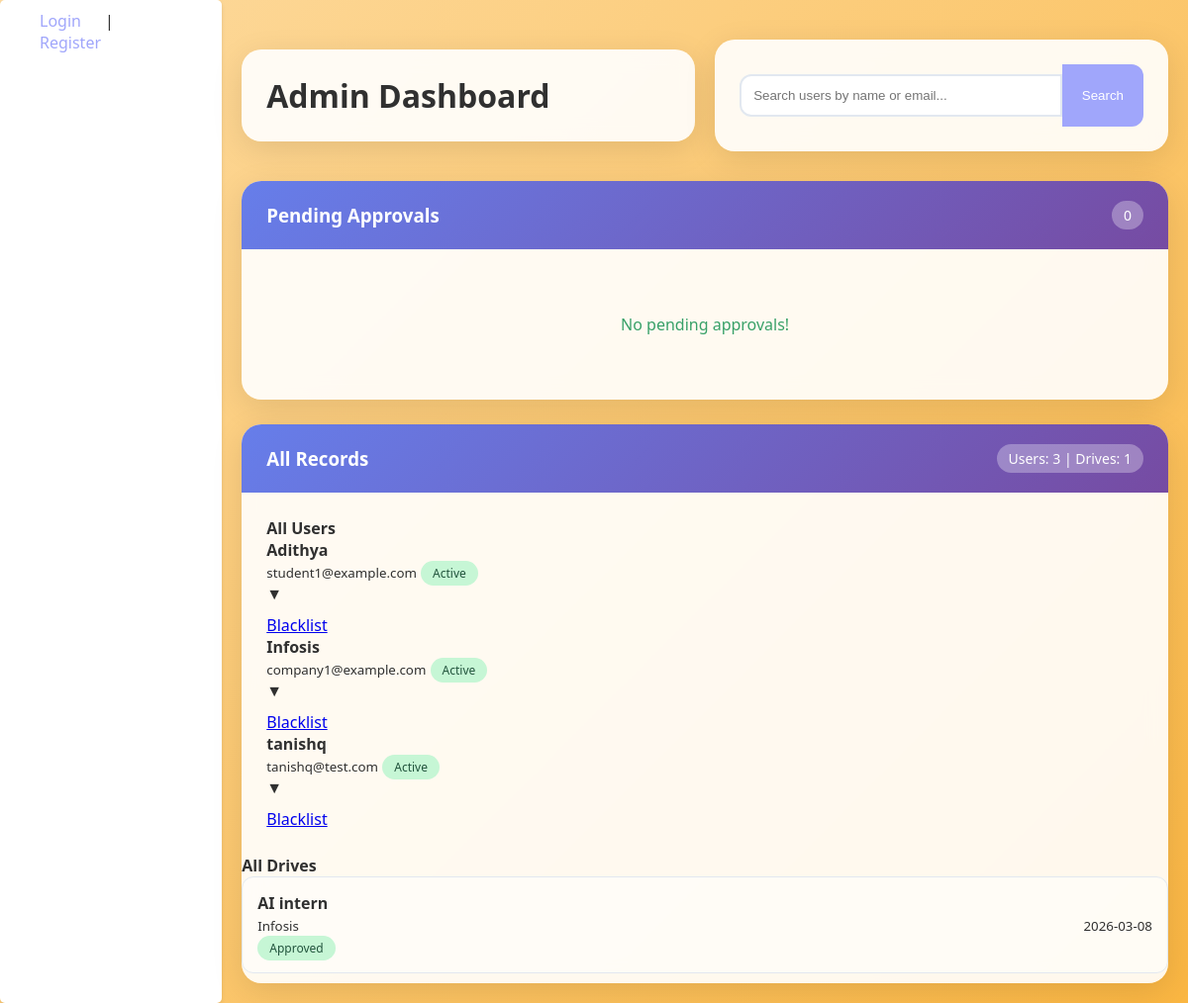
The app's page /admin/dashboard (signed in), older data.
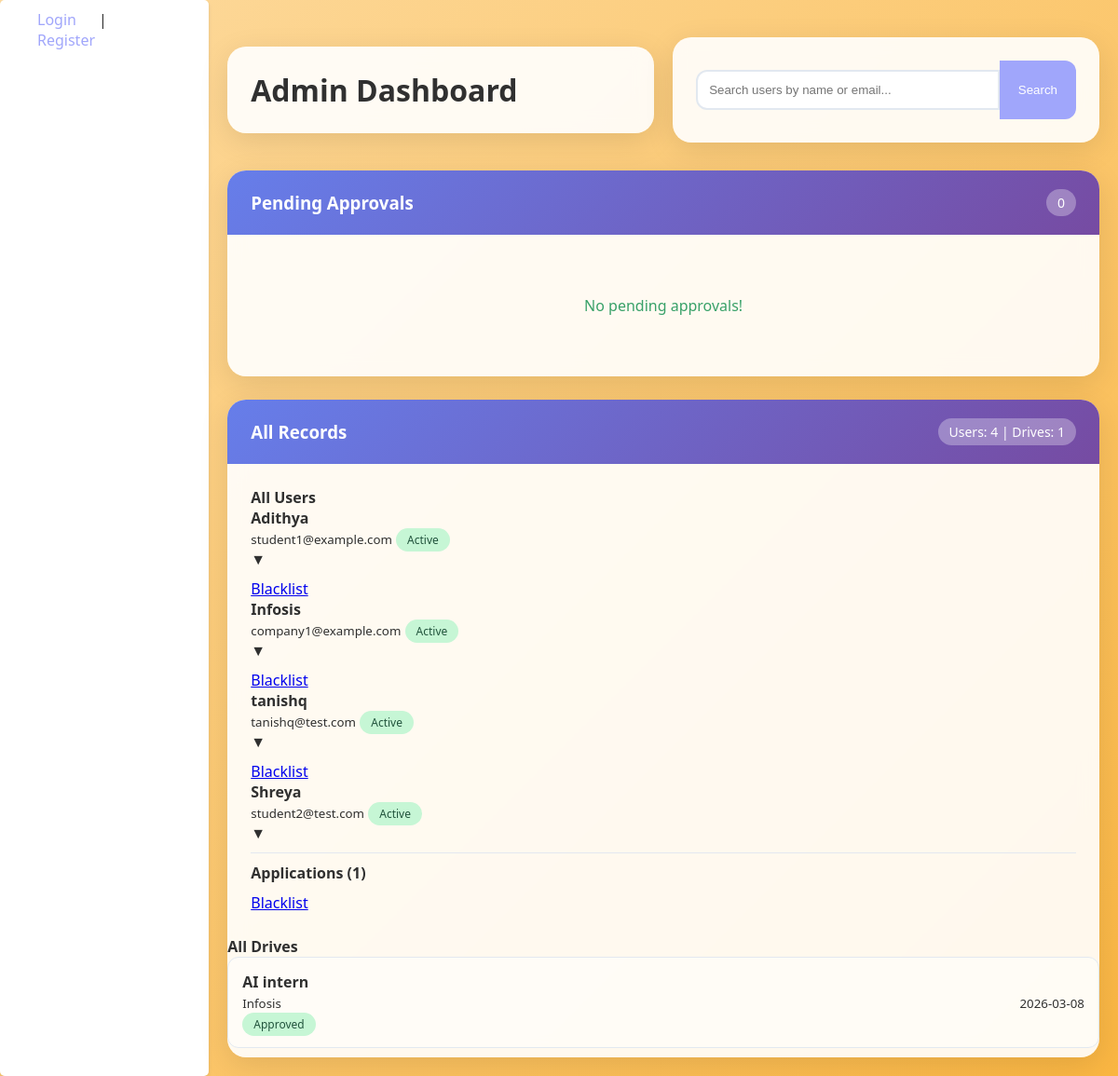
The same page, newer data.
### app.py (models this page shows)
class User(db.Model, UserMixin):
    id = db.Column(db.Integer, primary_key=True)
    email = db.Column(db.String(120), unique=True, nullable=False)
    password = db.Column(db.String(255), nullable=False)
    role = db.Column(db.String(50), nullable=False)
    name = db.Column(db.String(100), nullable=False)
    is_approved = db.Column(db.Boolean, default=False)
    is_active = db.Column(db.Boolean, default=True)

class placementDrive(db.Model):
    __tablename__ = 'placementDrive'
    id = db.Column(db.Integer, primary_key=True)
    company_name = db.Column(db.String(100), nullable=False)
    job_role = db.Column(db.String(100), nullable=False)
    description = db.Column(db.Text, nullable=False)
    eligibility_criteria = db.Column(db.Text, nullable=False)
    application_deadline = db.Column(db.DateTime, nullable=False)
    status = db.Column(db.String(50), default='Pending')
    company_id = db.Column(db.Integer, db.ForeignKey('user.id'), nullable=False)

### app.py (the view)
@app.route('/admin/dashboard')
@login_required
def admin_dashboard():
    if current_user.role != 'admin':
        return redirect(url_for('login'))
    stats = {
        'students': User.query.filter_by(role='student').count(),
        'companies': User.query.filter_by(role='company').count(),
        'drives': placementDrive.query.count(),
        'applications': Application.query.count()
    }
    pending_users = User.query.filter_by(is_approved=False, is_active=True).all()
    pending_drives = placementDrive.query.filter_by(status='Pending').all()
    all_users = User.query.filter(User.role != 'admin').all()
    all_drives = placementDrive.query.all()
    applications_count = {
    u.id: Application.query.filter_by(student_id=u.id).count()
    for u in all_users
    }
    student_profiles = {p.user_id: p for p in studentProfile.query.all()}
    company_profiles = {p.user_id: p for p in companyProfile.query.all()}
    return render_template(
        'admin_dash.html',
        stats=stats,
        pending_users=pending_users,
        pending_drives=pending_drives,
        all_users=all_users,
        all_drives=all_drives,
        student_profiles=student_profiles,
        company_profiles=company_profiles,
        applications_count=applications_count
    )

### app.py (called while the page is built)
@login_manager.user_loader
def load_user(user_id):
    return User.query.get(int(user_id))

### templates/admin_dash.html (shortened to what this page needs)
{% extends 'base.html' %}
{% block content %}
<div class="dashboard-wrapper">
    <div class="header-row">
        <div class="title-card">
            <h1>Admin Dashboard</h1>
        </div>
        <div class="search-card">
            <form method="GET" action="{{ url_for('search_users') }}">
                <div style="display: flex;">
                    <input type="text" name="q" placeholder="Search users by name or email..."
                           style="flex: 1; padding: 12px; border: 2px solid #e2e8f0; border-radius: 12px 0 0 12px;">
                    <button type="submit" class="btn btn-primary" style="border-radius: 0 12px 12px 0; padding: 12px 20px;">Search</button>
                </div>
            </form>
        </div>
    </div>
    <div class="content-row">
        <div class="function-card">
            <div class="card-header">
                <h3>Pending Approvals</h3>
                <span class="count">{{ pending_users|length + pending_drives|length }}</span>
            </div>
            <div class="card-body">
                {% if not pending_users and not pending_drives %}
                <div style="text-align: center; padding: 40px; color: #38a169;">
                    No pending approvals!
                </div>
                {% endif %}
            </div>
        </div>
        <div class="function-card">
            <div class="card-header">
                <h3>All Records</h3>
                <span class="count">Users: {{ all_users|length }} | Drives: {{ all_drives|length }}</span>
            </div>
            <div class="card-body">
                <div class="sub-section">
                    <h4>All Users</h4>
                    <div class="expendable_list">
                        {% for user in all_users[:8] %}
                        <div class="expendable_item">
                            <div class="item_header" onclick="this.parentElement.classList.toggle('expanded')">
                                <div>
                                    <strong>{{ user.name }}</strong><br>
                                    <small>{{ user.email }}</small>
                                    <span class="status-badge
                                        {% if user.is_approved and user.is_active %}status-active
                                        {% elif not user.is_approved and not user.is_active %}status-pending
                                        {% elif not user.is_approved and user.is_active %}status-blacklisted
                                        {% else %}status-unknown{% endif %}">
                                        {% if user.is_approved and user.is_active %}Active
                                        {% elif not user.is_approved and not user.is_active %}Pending
                                        {% elif not user.is_approved and user.is_active %}Blacklisted
                                        {% else %}Unknown{% endif %}
                                    </span>
                                </div>
                                <span class ="toggle_icon">▼</span>
                            </div>
                            <div class="item_details">
                                {% set app_count = applications_count.get(user.id, 0) %}
                                {% if app_count > 0 %}
                                <div style="margin-top: 10px; padding-top: 10px; border-top: 1px solid #e2e8f0;">
                                    <strong>Applications ({{ app_count }})</strong>
                                </div>
                                {% endif %}
                                <div style="margin-top: 10px; display: flex; gap: 10px;">
                                    {% if user.is_approved and user.is_active %}
                                    <a href="{{ url_for('blacklist_user', user_id=user.id) }}" class="btn btn-danger">Blacklist</a>
                                    {% endif %}
                                </div>
                            </div>
                        </div>
                        {% endfor %}
                    </div>
                    </div>
                </div>
                <div class="sub-section">
                    <h4>All Drives</h4>
                    <div style="max-height: 200px; overflow-y: auto;">
                        {% for drive in all_drives[:6] %}
                        <div class="record-row">
                            <div>
                                <strong>{{ drive.job_role }}</strong><br>
                                <small>{{ drive.company_name }}</small>
                                <br><span class="status-badge
                                    {% if drive.status == 'Approved' %}status-approved
                                    {% elif drive.status == 'Pending' %}status-pending
                                    {% else %}status-rejected{% endif %}">
                                    {{ drive.status }}
                                </span>
                            </div>
                            <div>
                                <small>{{ drive.application_deadline.strftime('%Y-%m-%d') }}</small>
                            </div>
                        </div>
                        {% endfor %}
                    </div>
                </div>
            </div>
        </div>
    </div>
</div>
{% endblock %}

### templates/base.html (shortened to what this page needs)
<!DOCTYPE html>
<html lang="en">
<head>
</head>
<body>
    <nav>
        {% if session.get('role') %}
           <a href="{{ url_for('logout') }}">Logout</a>
        {% else %}
            <a href="http://127.0.0.1:5000/login">Login</a> |
            <a href="http://127.0.0.1:5000/register">Register</a>
        {% endif %}
    </nav>
    <div style="margin-top: 20px;">
        {% block content %}{% endblock %}
</body>
</html>

### templates/base.html (style rules this page uses)
* { margin: 0; padding: 0; box-sizing: border-box; }
body { font-family: 'Segoe UI', Tahoma, Geneva, Verdana, sans-serif; background: linear-gradient(135deg,#fdda9e 0%, #fab642 100%); min-height: 100vh; display: flex; color: #303030; }
nav { background-color: #ffffff; backdrop-filter: blur(10px); padding: 10px 20px; border-radius: 5px; box-shadow: 0 2px 4px rgba(0,0,0,0.1); }
nav a { color: #a0a6fb; text-decoration: none; margin-right: 15px; font-weight: 500; padding: 5px 10px; margin: 5px 10px; border-radius: 25px; transition: all 0.3s ease; }
button { background-color: #a0a6fb; color: #fff; border: none; padding: 10px 20px; border-radius: 25px; cursor: pointer; transition: all 0.3s ease; }
form input, form select { width: 100%; padding: 10px; margin: 10px 0; border: 1px solid #ccc; border-radius: 5px; }

### templates/admin_dash.html (style rules this page uses)
.dashboard-wrapper { max-width: 1400px; margin: 0 auto; padding: 20px; }
.header-row { display: flex; justify-content: space-between; align-items: center; gap: 20px; margin-bottom: 30px; flex-wrap: wrap; }
.title-card, .search-card { background: rgba(255,255,255,0.9); backdrop-filter: blur(10px); padding: 25px; border-radius: 20px; flex: 1; min-width: 300px; box-shadow: 0 8px 32px rgba(0,0,0,0.1); }
.content-row { display: flex; gap: 25px; flex-wrap: wrap; }
.function-card { flex: 1; min-width: 500px; background: rgba(255,255,255,0.9); backdrop-filter: blur(10px); border-radius: 20px; box-shadow: 0 8px 32px rgba(0,0,0,0.1); overflow: hidden; }
.card-header { background: linear-gradient(135deg, #667eea, #764ba2); color: white; padding: 20px 25px; display: flex; justify-content: space-between; align-items: center; }
.card-header h3 { margin: 0; }
.count { background: rgba(255,255,255,0.3); padding: 5px 12px; border-radius: 20px; font-size: 14px; }
.card-body { padding: 25px; max-height: 70vh; overflow-y: auto; }
.sub-section { margin-bottom: 30px; }
.sub-section:last-child { margin-bottom: 0; }
.action-row, .record-row { display: flex; justify-content: space-between; align-items: center; padding: 15px; border: 1px solid #e2e8f0; border-radius: 12px; margin-bottom: 10px; background: rgba(255,255,255,0.5); }
.status-badge { padding: 4px 12px; border-radius: 20px; font-size: 12px; font-weight: 500; }
.status-active { background: #c6f6d5; color: #22543d; }
.status-approved { background: #c6f6d5; color: #22543d; }

Row changes from the older to the newer data that the page shows:
added User: name "Shreya", email "student2@test.com", is_approved "Active", app_count "1"
Text that changed along with them:
{{ all_users|length }}: "3" → "4"
